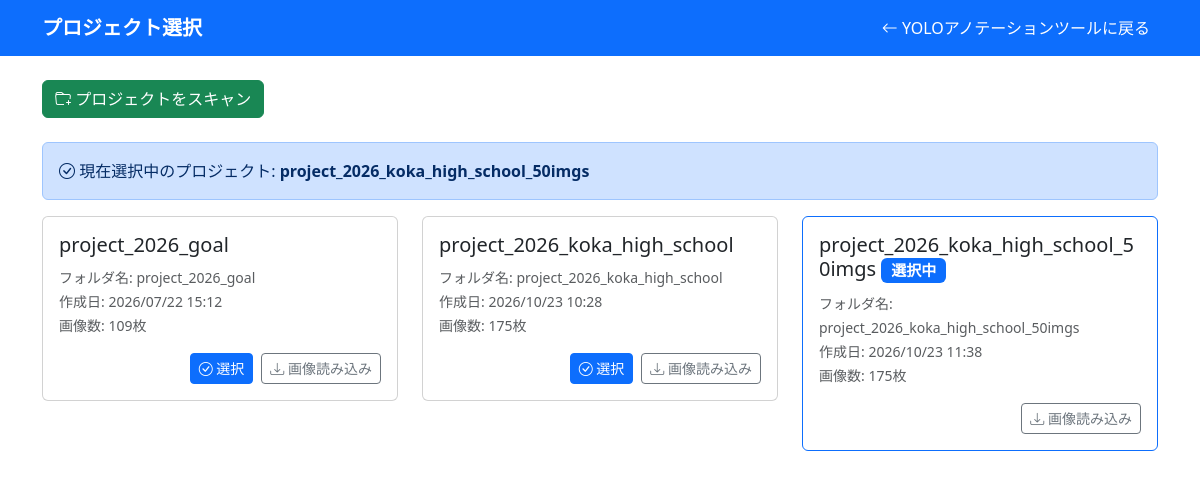
Screenshot of /annotator/projects/ with the database file from the repository.
### annotator/models.py (models this page shows, shortened)
class Project(models.Model):
    name = models.CharField(max_length=255, unique=True)
    folder_name = models.CharField(max_length=255, unique=True)
    created_at = models.DateTimeField(auto_now_add=True)
    is_active = models.BooleanField(default=False)  # 現在選択中のプロジェクト
    cropped = models.BooleanField(default=False)  # cropped画像生成済みフラグ
    save_path = models.CharField(max_length=512, blank=True, null=True, help_text="画像保存先パス")
    active_yaml_path = models.CharField(default='', max_length=512, help_text="アクティブなYAML設定ファイルのパス")
    active_weight_path = models.CharField(default='', max_length=512, help_text="アクティブな重みファイルのパス")
    @classmethod
    def get_active_project(cls):
        return cls.objects.filter(is_active=True).first()

### annotator/views.py (the view)
# urls.py: path('projects/', views.project, name='project'),
def project(request):
    projects = Project.objects.all().order_by('name')
    current_project = Project.get_active_project()
    return render(request, 'annotator/project.html', {
        'projects': projects,
        'current_project': current_project
    })

### annotator/templates/annotator/project.html (shortened to what this page needs)
<!DOCTYPE html>
<html lang="ja">
<head>
    {% load static %}
    <link rel="stylesheet" href="{% static 'css/style.css' %}">
    <link rel="stylesheet" href="{% static 'bootstrap/css/bootstrap.min.css' %}">
    <link rel="stylesheet" href="{% static 'bootstrap-icons/bootstrap-icons.css' %}">
</head>
<body>
    <nav class="navbar navbar-expand-lg navbar-dark bg-primary">
        <div class="container">
            <a class="navbar-brand" href="{% url 'annotator:index' %}">
                <strong>プロジェクト選択</strong>
            </a>
            <div class="navbar-nav ms-auto">
                <a class="nav-link text-white" href="{% url 'annotator:index' %}">
                    <i class="bi bi-arrow-left"></i> YOLOアノテーションツールに戻る
                </a>
            </div>
        </div>
    </nav>
    <div class="container mt-4">
        <div class="d-flex justify-content-between align-items-center mb-4">
            <button id="scan-projects-btn" class="btn btn-success">
                <i class="bi bi-folder-plus"></i> プロジェクトをスキャン
            </button>
        </div>
        {% if current_project %}
        <div class="alert alert-primary">
            <i class="bi bi-check-circle"></i>
            現在選択中のプロジェクト: <strong>{{ current_project.name }}</strong>
        </div>
        {% else %}
        <div class="alert alert-warning">
            <i class="bi bi-exclamation-triangle"></i>
            プロジェクトが選択されていません。
        </div>
        {% endif %}
        <div class="row">
            {% for project in projects %}
            <div class="col-md-4 mb-3">
                <div class="card {% if project.is_active %}border-primary{% endif %}">
                    <div class="card-body">
                        <h5 class="card-title">
                            {{ project.name }}
                            {% if project.is_active %}
                            <span class="badge bg-primary">選択中</span>
                            {% endif %}
                        </h5>
                        <p class="card-text">
                            <small class="text-muted">フォルダ名: {{ project.folder_name }}</small><br>
                            <small class="text-muted">作成日: {{ project.created_at|date:"Y/m/d H:i" }}</small><br>
                            <small class="text-muted">画像数: {{ project.images.count }}枚</small>
                        </p>
                        <div class="d-grid gap-2 d-md-flex justify-content-md-end">
                            {% if not project.is_active %}
                            <button class="btn btn-primary btn-sm select-project-btn" data-project-id="{{ project.id }}">
                                <i class="bi bi-check-circle"></i> 選択
                            </button>
                            {% endif %}
                            <button class="btn btn-outline-secondary btn-sm load-images-btn" data-project-id="{{ project.id }}">
                                <i class="bi bi-download"></i> 画像読み込み
                            </button>
                        </div>
                    </div>
                </div>
            </div>
            {% endfor %}
        </div>
    </div>
</body>
</html>

### annotator/static/css/style.css (style rules this page uses)
.badge { font-size: 0.75em; }

### rows the page displays
Project: name "project_2026_koka_high_school_50imgs", is_active "選択中", folder_name "project_2026_koka_high_school_50imgs", created_at "2026/10/23 11:38", images.count "175"
Project: name "project_2026_goal", folder_name "project_2026_goal", created_at "2026/07/22 15:12", images.count "109"
Project: name "project_2026_koka_high_school", folder_name "project_2026_koka_high_school", created_at "2026/10/23 10:28", images.count "175"
